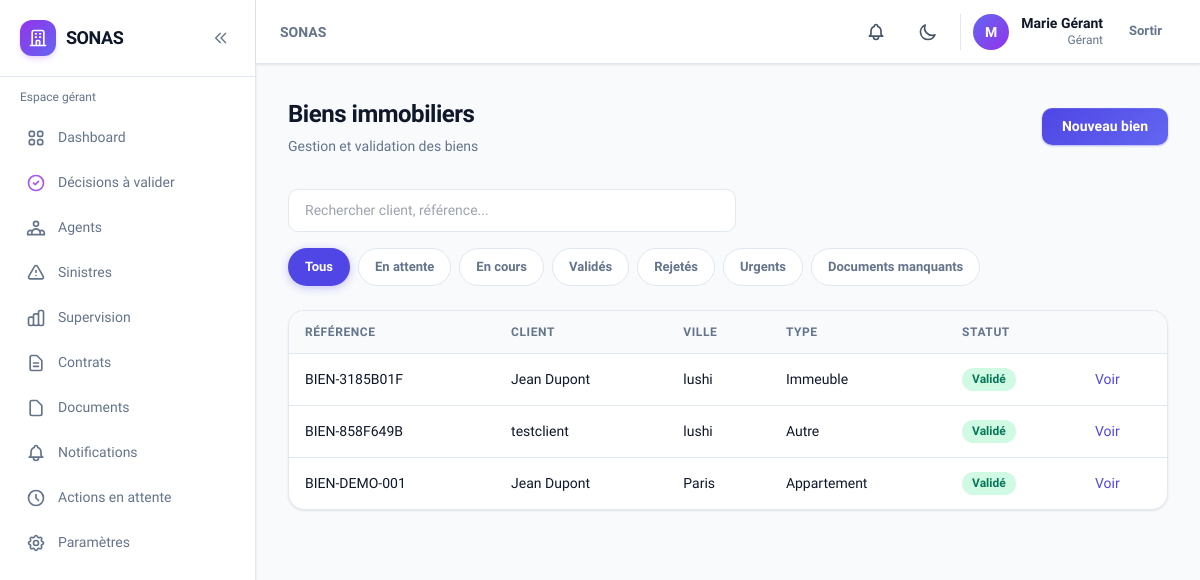
Page /sonas/biens/ (signed in) on the earlier database version.
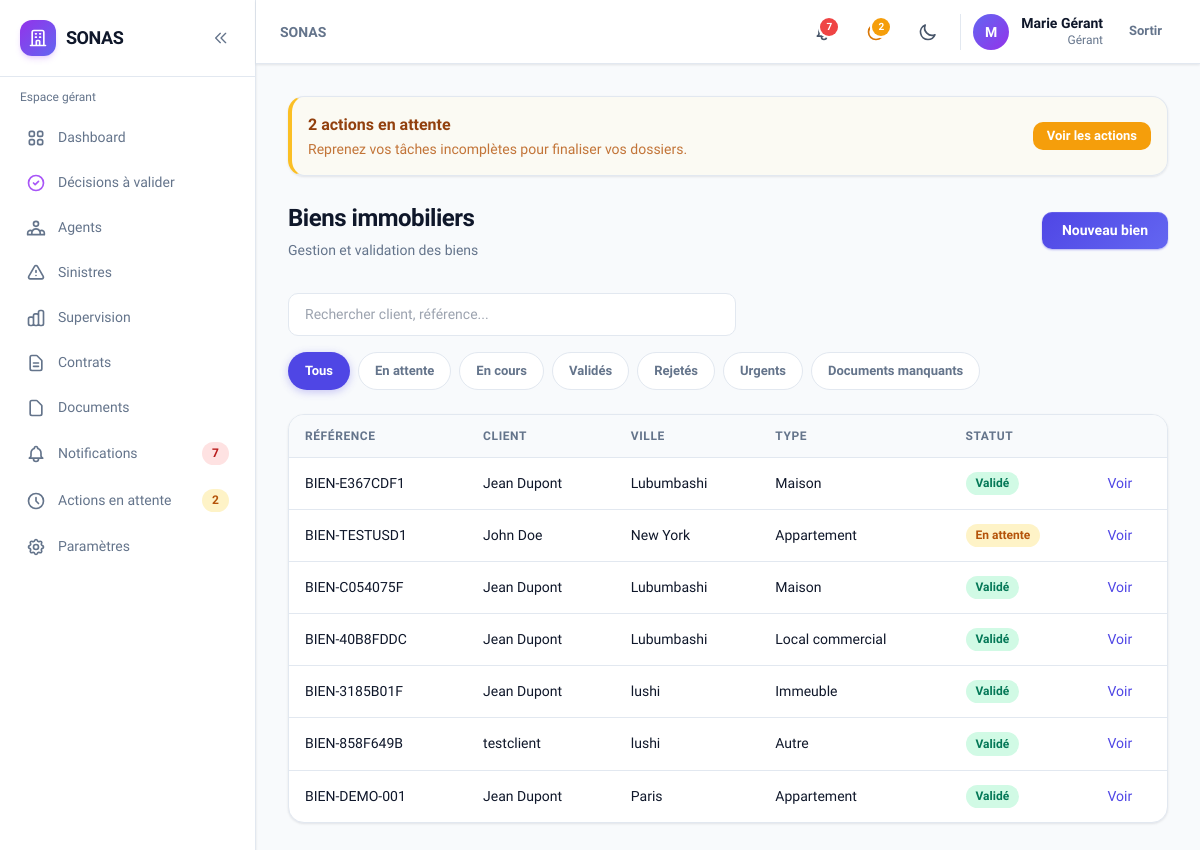
Same page on the later database version.
### accounts/models.py (models this page shows, shortened)
class User(AbstractUser):
    role = models.CharField(
        max_length=10,
        choices=UserRole.choices,
        default=UserRole.CLIENT,
        db_index=True,
    )
    phone = models.CharField(max_length=20, blank=True)
    theme_preference = models.CharField(
        max_length=10,
        choices=[('light', 'Clair'), ('dark', 'Sombre'), ('system', 'Système')],
        default='system',
    )
    created_at = models.DateTimeField(auto_now_add=True)
    updated_at = models.DateTimeField(auto_now=True)
    class Meta:
        verbose_name = 'Utilisateur'
        verbose_name_plural = 'Utilisateurs'
    @property
    def is_client(self):
        return self.role == UserRole.CLIENT
    @property
    def is_gerant(self):
        return self.role == UserRole.GERANT
    @property
    def is_admin_user(self):
        return self.role == UserRole.ADMIN
    @property
    def is_internal(self):
        return self.role in (UserRole.AGENT, UserRole.GERANT, UserRole.ADMIN)

### biens/models.py (models this page shows, shortened)
class Bien(models.Model):
    client = models.ForeignKey(Client, on_delete=models.CASCADE, related_name='biens')
    reference = models.CharField(max_length=50, unique=True)
    type_bien = models.CharField(max_length=20, choices=BienType.choices, default=BienType.APPARTEMENT)
    adresse = models.TextField()
    code_postal = models.CharField(max_length=10)
    ville = models.CharField(max_length=100)
    surface_m2 = models.DecimalField(max_digits=10, decimal_places=2, null=True, blank=True)
    valeur_estimee = models.DecimalField(
        max_digits=14,
        decimal_places=2,
        null=True,
        blank=True,
        help_text='Valeur estimée du bien en USD (utilisée pour la grille tarifaire).',
    )
    grille_tarifaire = models.ForeignKey(
        'contrats.GrilleTarifaire',
        on_delete=models.SET_NULL,
        null=True,
        blank=True,
        related_name='biens',
        verbose_name='Forfait d\'assurance',
    )
    description = models.TextField(blank=True)
    statut = models.CharField(max_length=15, choices=BienStatut.choices, default=BienStatut.EN_ATTENTE)
    motif_rejet = models.TextField(blank=True)
    created_at = models.DateTimeField(auto_now_add=True)
    updated_at = models.DateTimeField(auto_now=True)
    class Meta:
        verbose_name = 'Bien'
        verbose_name_plural = 'Biens'
        ordering = ['-created_at']

### clients/models.py (models this page shows, shortened)
class Client(models.Model):
    user = models.OneToOneField(
        settings.AUTH_USER_MODEL,
        on_delete=models.CASCADE,
        related_name='client_profile',
    )
    raison_sociale = models.CharField(max_length=200, blank=True)
    siret = models.CharField(max_length=14, blank=True)
    adresse = models.TextField(blank=True)
    code_postal = models.CharField(max_length=10, blank=True)
    ville = models.CharField(max_length=100, blank=True)
    is_active = models.BooleanField(default=True)
    notes_internes = models.TextField(blank=True, help_text='Visible uniquement en interne')
    created_at = models.DateTimeField(auto_now_add=True)
    updated_at = models.DateTimeField(auto_now=True)
    class Meta:
        verbose_name = 'Client'
        verbose_name_plural = 'Clients'
        ordering = ['-created_at']
    def __str__(self):
        name = self.raison_sociale or self.user.get_full_name() or self.user.username
        return name
    @property
    def display_name(self):
        return self.__str__()

### biens/views.py (the view, shortened to what this page needs)
# urls.py: path('', views.bien_list, name='list'),
@internal_required
def bien_list(request):
    filter_key = get_active_filter(request)
    qs = Bien.objects.select_related('client', 'client__user')
    qs = _apply_bien_filters(qs, filter_key)
    search = request.GET.get('q', '').strip()
    return render(request, 'biens/list_internal.html', {
        'biens': qs,
        'search': search,
        'filter_choices': FILTER_CHOICES,
        'active_filter': filter_key,
    })

### templates/biens/list_internal.html (shortened to what this page needs)
{% extends 'base.html' %}
{% block content %}
<div class="sonas-page-header flex flex-col sm:flex-row sm:items-center sm:justify-between gap-4 mb-8">
    <div>
        <h1>{% if user.is_client %}Mes biens{% else %}Biens immobiliers{% endif %}</h1>
        <p>{% if user.is_client %}Vos déclarations et leur statut de validation{% else %}Gestion et validation des biens{% endif %}</p>
    </div>
    {% if user.is_client %}
    <a href="{% url 'biens_client:create' %}" class="sonas-btn sonas-btn-primary shrink-0">Déclarer un bien</a>
    {% else %}
    <a href="{% url 'biens:create' %}" class="sonas-btn sonas-btn-primary shrink-0">Nouveau bien</a>
    {% endif %}
</div>
{% if not user.is_client %}
<form method="get" class="mb-4 flex gap-2">
    <input type="search" name="q" value="{{ search }}" placeholder="Rechercher client, référence..." class="sonas-input w-full max-w-md">
</form>
{% include 'partials/filter_buttons.html' %}
{% endif %}
<div class="hidden lg:block sonas-card overflow-hidden sonas-table-wrap">
    <table class="sonas-table">
        <thead><tr>
            <th>Référence</th>
            {% if not user.is_client %}<th>Client</th>{% endif %}
            <th>Ville</th>
            <th>Type</th>
            <th>Statut</th>
            <th></th>
        </tr></thead>
        <tbody>
            {% for b in biens %}
            <tr>
                <td class="font-medium">{{ b.reference }}</td>
                {% if not user.is_client %}<td>{{ b.client.display_name }}</td>{% endif %}
                <td>{{ b.ville }}</td>
                <td>{{ b.get_type_bien_display }}</td>
                <td><span class="sonas-badge sonas-badge-{% if b.statut == 'VALIDE' %}green{% elif b.statut == 'REJETE' %}red{% else %}yellow{% endif %}">{{ b.get_statut_display }}</span></td>
                <td><a href="{% if user.is_client %}{% url 'biens_client:detail' b.pk %}{% else %}{% url 'biens:detail' b.pk %}{% endif %}" class="text-indigo-600 hover:underline font-medium">Voir</a></td>
            </tr>
            {% empty %}
            <tr><td colspan="6" class="p-8 text-center text-slate-500">Aucun bien.</td></tr>
            {% endfor %}
        </tbody>
    </table>
</div>
{% endblock %}

### templates/partials/navbar.html (shortened to what this page needs)
<header class="sticky top-0 z-30 sonas-card border-0 border-b rounded-none px-3 sm:px-6 h-14 sm:h-16 flex items-center justify-between shrink-0 gap-2">
    <div class="flex items-center gap-2 sm:gap-4 min-w-0 flex-1">
        <h2 class="text-sm font-semibold text-slate-500 dark:text-slate-400 truncate hidden lg:block">
            {% block page_breadcrumb %}SONAS{% endblock %}
        </h2>
    </div>
    <div class="flex items-center gap-1 sm:gap-3 shrink-0">
        <a href="{% url url_notifications_list %}" class="relative p-2.5 rounded-xl hover:bg-slate-100 dark:hover:bg-slate-800 transition-colors" title="Notifications{% if unread_notifications_count %} ({{ unread_notifications_count }}){% endif %}">
            {% if unread_notifications_count %}
            <span class="absolute top-1.5 right-1.5 min-w-[1.125rem] h-[1.125rem] px-0.5 bg-red-500 rounded-full ring-2 ring-white dark:ring-slate-900 text-[10px] font-bold text-white flex items-center justify-center">{{ unread_notifications_count }}</span>
            {% endif %}
        </a>
        {% if pending_actions_count %}
        <a href="{% url url_pending_actions %}" class="relative p-2.5 rounded-xl hover:bg-slate-100 dark:hover:bg-slate-800 transition-colors" title="Actions en attente ({{ pending_actions_count }})">
            <span class="absolute top-1.5 right-1.5 min-w-[1.125rem] h-[1.125rem] px-0.5 bg-amber-500 rounded-full ring-2 ring-white dark:ring-slate-900 text-[10px] font-bold text-white flex items-center justify-center">{{ pending_actions_count }}</span>
        </a>
        {% endif %}
        <button @click="toggle()" class="p-2.5 rounded-xl hover:bg-slate-100 dark:hover:bg-slate-800 transition-colors" title="Thème">
            <svg x-show="!isDark" class="w-5 h-5 text-slate-600" fill="none" stroke="currentColor" viewBox="0 0 24 24"><path stroke-linecap="round" stroke-linejoin="round" stroke-width="2" d="M20.354 15.354A9 9 0 018.646 3.646 9.003 9.003 0 0012 21a9.003 9.003 0 008.354-5.646z"/></svg>
        </button>
        <div class="hidden sm:flex items-center gap-3 pl-3 border-l border-slate-200 dark:border-slate-700">
            <div class="w-9 h-9 rounded-full bg-gradient-to-br from-indigo-500 to-purple-600 flex items-center justify-center text-white text-sm font-bold">
                {{ user.first_name|first|default:user.username|first|upper }}
            </div>
            <div class="text-right hidden md:block">
                <p class="text-sm font-semibold leading-tight">{{ user.get_full_name|default:user.username }}</p>
                <p class="text-xs text-slate-500">{{ user.get_role_display }}</p>
            </div>
        </div>
        <form method="post" action="{% url 'accounts:logout' %}">
            <button type="submit" class="sonas-btn sonas-btn-ghost sonas-btn-sm">Sortir</button>
        </form>
    </div>
</header>

Differences in the rows shown:
added Bien: reference "BIEN-E367CDF1", client.display_name "Jean Dupont", ville "Lubumbashi", type_bien "Maison", statut "Validé"
added Bien: reference "BIEN-TESTUSD1", client.display_name "John Doe", ville "New York", type_bien "Appartement", statut "En attente"
added Bien: reference "BIEN-C054075F", client.display_name "Jean Dupont", ville "Lubumbashi", type_bien "Maison", statut "Validé"
added Bien: reference "BIEN-40B8FDDC", client.display_name "Jean Dupont", ville "Lubumbashi", type_bien "Local commercial", statut "Validé"
Other differences:
{{ unread_notifications_count }}: (not shown) → "7"
{{ pending_actions_count }}: (not shown) → "2"
text now shown: "action en attente Reprenez vos tâches incomplètes pour finaliser vos dossiers. Voir les actions"
